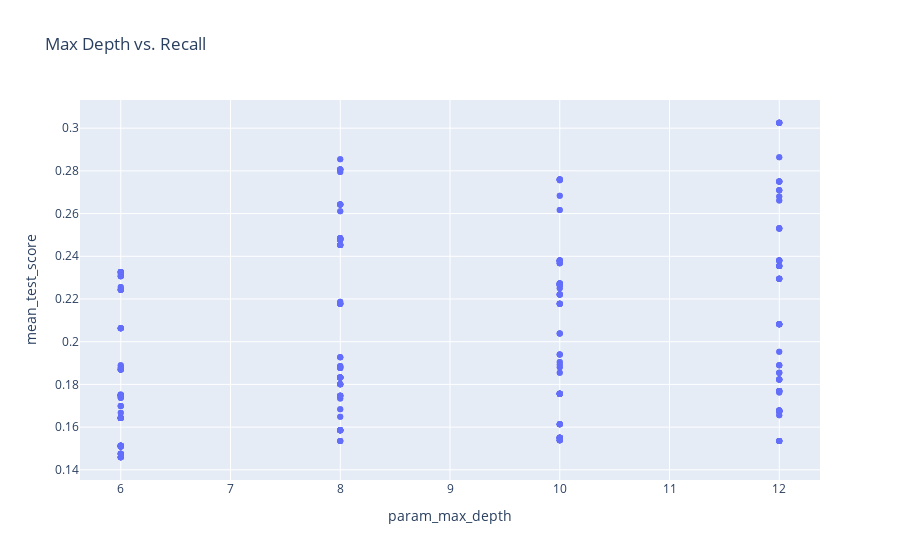

The cell this chart's notebook holds for it:
### Markdown cell above
### Análise visual

### Code cell
import plotly.express as px

px.scatter(
    df_tree_search_cv,
    x="param_max_depth",
    y="mean_test_score",
    title="Max Depth vs. Recall",
)

### Figure 1 — Plotly figure (JSON) as saved in the notebook; plotly's stock layout.template omitted (floating-point values rounded to 4 significant figures; data arrays with more than 128 entries replaced by an {"elided": "..."} marker saying what was removed)
{"data": [{"hovertemplate": "param_max_depth=%{x}<br>mean_test_score=%{y}<extra></extra>", "legendgroup": "", "marker": {"color": "#636efa", "symbol": "circle"}, "mode": "markers", "name": "", "orientation": "v", "showlegend": false, "type": "scatter", "x": {"elided": "512 int values"}, "xaxis": "x", "y": {"elided": "512 float values"}, "yaxis": "y"}], "layout": {"legend": {"tracegroupgap": 0}, "title": {"text": "Max Depth vs. Recall"}, "xaxis": {"anchor": "y", "domain": [0, 1], "title": {"text": "param_max_depth"}}, "yaxis": {"anchor": "x", "domain": [0, 1], "title": {"text": "mean_test_score"}}}}
